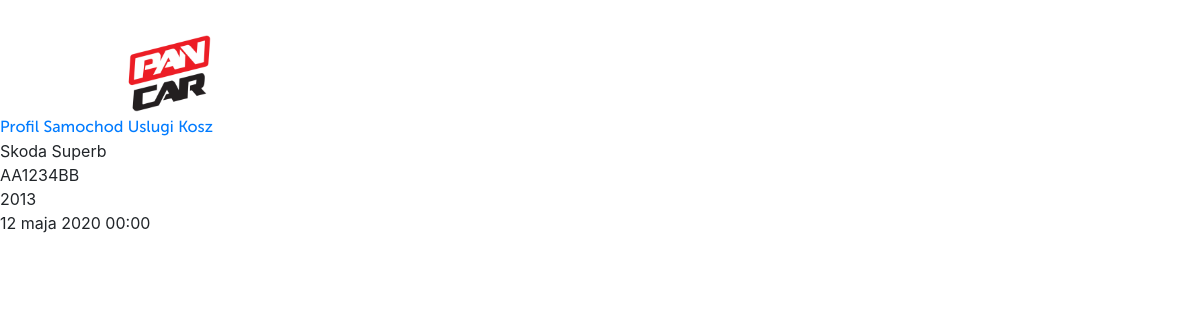
Page /car_details/75/ on the committed database.
### pancar/models.py (models this page shows)
class Car(models.Model):
    brand = models.CharField(max_length=64)
    model = models.CharField(max_length=64)
    registration = models.CharField(max_length=16)
    year = models.IntegerField()
    review_date = models.DateTimeField(null=True)
    owner = models.ForeignKey(User, on_delete=models.CASCADE, null=True, related_name='cars')
    def __str__(self):
        return self.brand + ' ' + self.model

### user_account/views.py (the view)
# urls.py: path('car_details/<int:pk>/', CarDetailView.as_view(), name='car_details'),
class CarDetailView(View):
    def get(self, request, pk):
        car = Car.objects.get(id=pk)
        context = {
            'car': car
        }
        return render(request, 'account/car_detail.html', context)

### user_account/templates/account/car_detail.html
{% extends 'account/account.html' %}
{% block content %}<br>
    {{ car }}<br>
    {{ car.registration }}<br>
    {{ car.year }}<br>
    {{ car.review_date }}<br>
{% endblock %}

### rows in the picture
Car: brand+model "Skoda Superb", registration "AA1234BB", year "2013", review_date "12 maja 2020 00:00"
